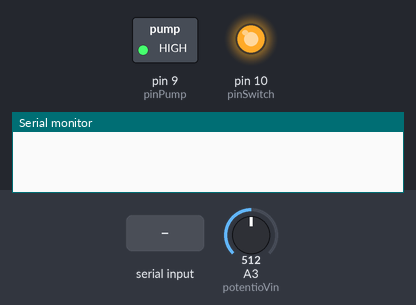
Simulated run of this sketch. Board: Arduino Uno, built with avr-gcc and run on an emulated ATmega328P. Parts: switched loads named in the sketch (green lamp = pin HIGH), output pins drawn as LEDs (lit = HIGH), the last lines printed to the serial monitor. The inputs (shaded band) are chosen by the test bench; at power-on: A3 (potentioVin) = 512.

Above: at 1.2 s.
1.3 s: "a" received over the second serial link
At 1.7 s:
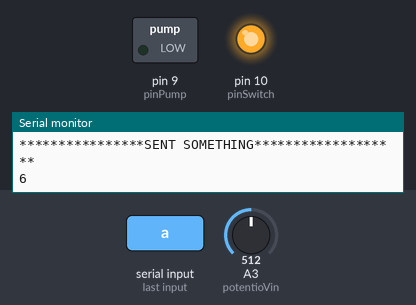
2.8 s: "c" received over the second serial link
At 3.5 s:
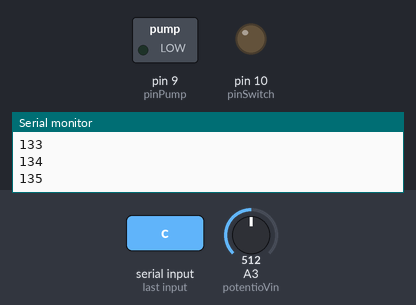
Timing chart, 0 to 9.4 s (numbered marks = the images above; inputs shaded):
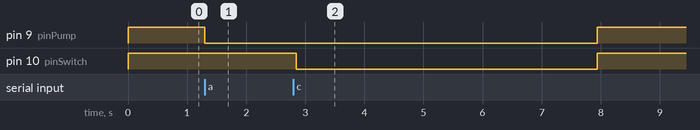

Measured:
- after the input at 1.3 s, pin 9 (pinPump): HIGH → LOW at once
- after the input at 2.8 s, pin 9 (pinPump): LOW → HIGH after 5.1 s instead of 6.4 s; pin 10 (pinSwitch): HIGH → LOW after 0.05 s, → HIGH 5.1 s later

The sketch:

master_code.ino
```cpp
#include <SoftwareSerial.h>
#include <Adafruit_MCP4725.h>
#include <Wire.h>

#define potentioVin A3

#define pinPump 9
#define pinSwitch 10


const int pinSweep = 6;

SoftwareSerial mySerial(3,2);

Adafruit_MCP4725 dac;

enum stateP {pumping, OFF} pump_state;
enum stateS {not_sweeping, sweeping} sweep_state;
enum stateBt {no_con, con_send, con_no_send} bt_state;
enum stateSw {goingUp, goingDown} sweeping_state;

// enum stateSq {start, stop, loopSweep, flush} sequence_state;
// common abreviation, bt = BlueTooth
int sequence_state = 0;
bool flushing = false;

const unsigned long interval_start = 2000;
unsigned long counter_start = 0;

unsigned long counter_loop = 0;

unsigned long counter_send = 0;

const unsigned long interval_flush = 1000; // 10000 is 1 minute
unsigned long counter_flush = 0;

const unsigned long interval_high = 500;
const unsigned long interval_low = 125;


float pot_output = 0.0;
int send_data_delay = 250;  // value that will change how many loops we wait to send data
int voltage = 0;
//String bt_msg = "";

// a full reset to the board state
void stop_everything(){
  digitalWrite(pinPump, HIGH);
  digitalWrite(pinSwitch, HIGH);

  counter_start = 0;
  counter_loop = 0;
  counter_flush = 0;
  voltage = 0;
}

void setup() {
  // put your setup code here, to run once:
  pinMode(pinPump, OUTPUT);
  pinMode(pinSwitch, OUTPUT);

  digitalWrite(pinPump, HIGH);
  digitalWrite(pinSwitch, HIGH);

  dac.begin(0x60);

  Serial.begin(9600); // open the arduino serial monitor port
  mySerial.begin(9600); // open the bluetooth serial port

  pump_state = OFF;  // pumps start in OFF state, not pumping
  bt_state = no_con;  // bt starts with no connection
  sweep_state = not_sweeping;
  sweeping_state = goingUp;

  sequence_state = 0;
}

void loop() {
  // put your main code here, to run repeatedly:
  // avoiding use of delays, since that will mess with the state machine
  // instead use counters

  // Collect an Instruction from the User via Py via BT
  // Control the state of operations based on that instruction

  if (mySerial.available() > 0){
    auto bt_msg = mySerial.read();

    Serial.println(bt_msg);

    // start sequence key
    if (bt_msg == 97){
      Serial.println("Start message received");
      sequence_state = 1;
    }
    // stop sequence key
    else if (bt_msg == 98){
      Serial.println("Stop message received");
      sequence_state = 0;

      stop_everything();
    }
    // reset, flush key
    else if (bt_msg == 99){
      Serial.println("Flush message received");

      digitalWrite(pinSwitch, LOW);

      sequence_state = 3;
    }

  }
  // voltage sweep controlled by the arduino
  // voltage divided by 819 is the actual voltage value
  if (sequence_state == 1){
    // Pump for interval_start
    if (counter_start++ <= interval_start){
      digitalWrite(pinPump, LOW);
    }
    else{
      sequence_state = 2;
      counter_start = 0;
    }
  }

  // The sweeping loop
  // responsible for voltage sweep, oscilating pump, and sending data read from pot stat
  if (sequence_state == 2){
    if(counter_send++ <= 15){
      Serial.println("****************SENT SOMETHING*******************");
      mySerial.print(voltage/819.0);
      mySerial.print(",");
      mySerial.println(analogRead(potentioVin));

      //mySerial.print(random(0,50));
      //mySerial.print(",");
      //mySerial.println(random(50,100));

      counter_send = 0;
    }

    if(counter_loop >= interval_high){
      counter_loop = 0;
    }
    else if(counter_loop++ <= interval_low){
      digitalWrite(pinPump, LOW);
    }
    else if(counter_loop > interval_low){
      digitalWrite(pinPump, HIGH);
    }
    else{
      digitalWrite(pinPump, HIGH);
    }
    Serial.println(counter_loop);

    if (voltage <= 4095 && voltage >= 0){
      if(sweeping_state == goingUp){
        voltage += 10;
        dac.setVoltage(voltage, false);
      }
      else if(sweeping_state == goingDown){
        voltage -= 10;
        dac.setVoltage(voltage, false);
      }
    }
    else if(voltage >= 4095){
      sweeping_state = goingDown;
      voltage = 4095;
      Serial.println("**********CHANGING DIRECTION**********");
    }
    else if(voltage <= 0){
      sweeping_state = goingUp;
      voltage = 0;
      Serial.println("**********CHANGING DIRECTION**********");
    }
    Serial.println(voltage);
  }


  if(sequence_state == 3){
    if (counter_flush++ <= interval_flush){
      digitalWrite(pinPump, LOW);

      Serial.println(counter_flush);
    }
    else{
      sequence_state = 0;

      stop_everything();
    }
  }
}
```
